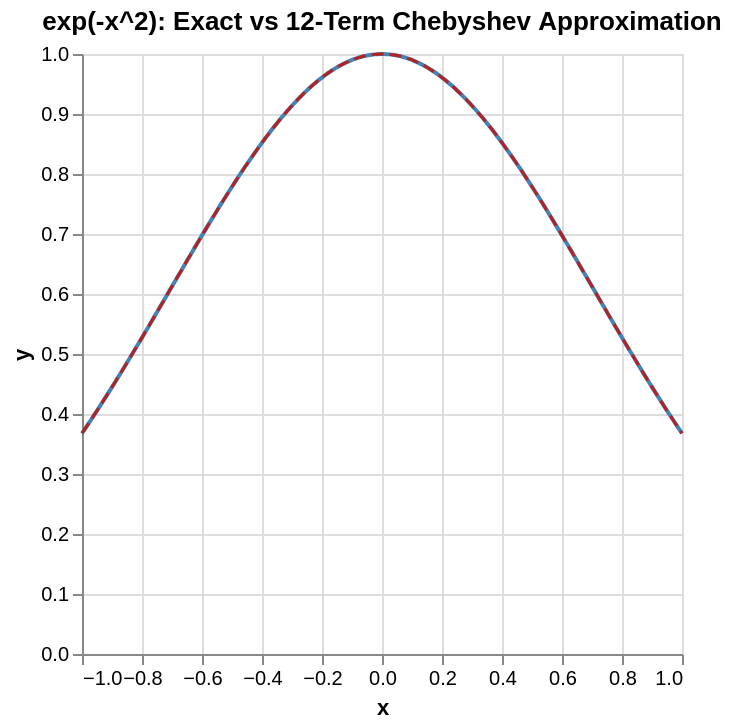

This figure's Vega-Lite source:
### Vega-Lite specification from a JSON file in a GitHub repository (floating-point values rounded to 4 significant figures; data arrays with more than 128 entries replaced by an {"elided": "..."} marker saying what was removed)
{"$schema": "https://vega.github.io/schema/vega-lite/v6.json", "title": "exp(-x^2): Exact vs 12-Term Chebyshev Approximation", "data": {"values": []}, "layer": [{"data": {"values": {"elided": "200 records"}}, "mark": {"type": "line", "interpolate": "monotone", "strokeWidth": 2, "color": "steelblue"}, "encoding": {"x": {"field": "x", "type": "quantitative"}, "y": {"field": "y", "type": "quantitative"}}}, {"data": {"values": {"elided": "200 records"}}, "mark": {"type": "line", "interpolate": "monotone", "strokeWidth": 1.5, "strokeDash": [6, 3], "color": "firebrick"}, "encoding": {"x": {"field": "x", "type": "quantitative"}, "y": {"field": "y", "type": "quantitative"}}}]}
